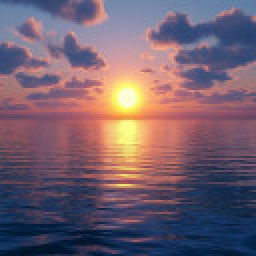
#> input picture LectureCode/Lec4_DFT_Python/sunset_128.jpg, 128 x 128 px (shown 2 times larger)
$ python xDFT_full_colour.py
#> lines starting #> are read from the running program, lines starting #| are printed output that depends on the picture
### LectureCode/Lec4_DFT_Python/dftdemo.py
"""
dftdemo.py
Shared helpers for the Lecture 4 (2D DFT) Python demos.

What is in here:
    sfigure          -> a numbered figure that does not steal focus
    imagesc          -> display an array, one cell per pixel, axis image
    nice3            -> a shaded surface plot of a 2D array
    load_image       -> read a JPEG as float in [0, 1], like im2double
    freq_lpf_2d      -> Gaussian lowpass filter built in the frequency domain
    freq_line_filt_2d-> Gaussian passband along the f_u axis
    dft_ticks        -> 0-based frequency axes, with and without fftshift
    drawnow          -> let the figures repaint inside a loop

Dependencies: numpy, matplotlib, pillow.  xPulseDet.py also needs opencv
(pip install opencv-python) to read the video.

Set the environment variable IMDEMO_SAVE to a directory to write every figure
to PNG instead of opening windows:
    IMDEMO_SAVE=figs python xCommonShapes_simple.py
Animated demos then run to completion and save their final frame.
"""

import os
from pathlib import Path

import matplotlib as mpl
import numpy as np
from PIL import Image

HERE = Path(__file__).resolve().parent
_SAVE_DIR = os.environ.get("IMDEMO_SAVE")
if _SAVE_DIR:
    mpl.use("Agg")

import matplotlib.pyplot as plt  # noqa: E402

# Dark background, to match the lecture slides.
plt.style.use("dark_background")
mpl.rcParams.update({
    "figure.figsize": (7.5, 5.5),
    "axes.grid": False,
    "image.interpolation": "nearest",
    "font.size": 12,
})

YEL = (1.0, 0.85, 0.15)


# ----------------------------------------------------------------------
# Files
# ----------------------------------------------------------------------
def load_image(name, channel=None):
    """Read an image next to this file as float64 in [0, 1] (like im2double).

    channel=None returns HxWx3; channel=0/1/2 returns that plane (R/G/B).
    """
#> called with name = 'sunset_128.jpg'
    path = Path(name)
    if not path.is_absolute():
        path = HERE / path
    a = np.asarray(Image.open(path).convert("RGB"), dtype=np.float64) / 255.0
    return a if channel is None else a[:, :, channel]


# ----------------------------------------------------------------------
# Display
# ----------------------------------------------------------------------
def sfigure(n, figsize=None, projection=None):
    """Numbered figure, cleared and ready to draw on.  Returns (fig, ax).

    projection="3d" gives a 3D axes, for nice3().
    """
    fig = plt.figure(n, figsize=figsize)
    fig.clf()
    return fig, fig.add_subplot(111, projection=projection)


def imagesc(ax, img, clim=None, cmap="gray", **kw):
    """imagesc + axis image.  Handles 2D (with colormap) and HxWx3 (as colour).

    Complex input (straight out of ifft2) is shown as its real part.
    """
    img = np.asarray(img)
    if np.iscomplexobj(img):
        img = img.real
    if img.ndim == 3:
        h = ax.imshow(np.clip(img, 0, 1), aspect="equal", **kw)
    else:
        vmin, vmax = (None, None) if clim is None else clim
        h = ax.imshow(img, cmap=cmap, vmin=vmin, vmax=vmax, aspect="equal", **kw)
    ax.set_xticks([])
    ax.set_yticks([])
    return h


# [41 lines left out: functions nice3, dft_ticks, drawnow, not called in this run]


def show():
    """End of script: open the windows, or write PNGs if IMDEMO_SAVE is set."""
    if not _SAVE_DIR:
        plt.show()
        return
    os.makedirs(_SAVE_DIR, exist_ok=True)
    for n in plt.get_fignums():
        plt.figure(n).savefig(
            os.path.join(_SAVE_DIR, f"fig{n:02d}.png"), dpi=110)
    plt.close("all")


# ----------------------------------------------------------------------
# Frequency-domain filters
# ----------------------------------------------------------------------
# [26 lines left out: functions _freq_grid, freq_lpf_2d, freq_line_filt_2d, not called in this run]


# ----------------------------------------------------------------------
# Picking single waves out of a DFT
# ----------------------------------------------------------------------
def conjugate_partner(row, col, shape):
    """Index of the DFT bin that pairs with (row, col) for a real image."""
    rows, cols = shape[:2]
    return (-row) % rows, (-col) % cols


def single_wave(X, row, col):
    """The real 2D cosine that bin (row, col) of DFT X (and its mirror) encode.

    Returns (wave, magnitude).  Zeroing everything except the bin and its
    conjugate partner, then inverse-transforming, gives that one wave.
    """
    row2, col2 = conjugate_partner(row, col, X.shape)
    W = np.zeros_like(X)
    for r, c in ((row, col), (row2, col), (row2, col2), (row, col2)):
        W[r, c] = X[r, c]
    return np.fft.ifft2(W).real, abs(X[row, col])


# ----------------------------------------------------------------------
# Small shape helpers
# ----------------------------------------------------------------------
# [15 lines left out: functions disk_kernel, rotate_image, not called in this run]

### LectureCode/Lec4_DFT_Python/xDFT_full_colour.py
"""
xDFT_full_colour.py
One DFT bin, one 2D wave: pick a single frequency (row, col) out of each
colour channel's DFT and inverse-transform it on its own.  Also shows the
full magnitude spectrum per channel, as a colour image.

try:
  a different (row, col)
  row = 0 or col = 0, for a purely horizontal or vertical wave
"""

import numpy as np

from dftdemo import imagesc, load_image, sfigure, show, single_wave

I = load_image("sunset_128.jpg")
ImSize = I.shape[0]
#> ImSize = 128

row, col = 31, 21          # 0-based DFT bin: 31 cycles down, 21 across

Rebuild = np.zeros_like(I)
NiceDisp = np.zeros_like(I)

for ColChan in range(3):
    IF = np.fft.fft2(I[:, :, ColChan])
    CurWave, WaveMag = single_wave(IF, row, col)

    fig, ax = sfigure(2)
    imagesc(ax, CurWave)
    ax.set_title(f"Current 2D wave, channel {ColChan}, bin ({row}, {col})")

    Rebuild[:, :, ColChan] = CurWave
    NiceDisp[:, :, ColChan] = np.abs(IF)
#> this loop made 3 passes
#> WaveMag on passes 1 to 3: 7.48, 3.65, 2.77
#> pass 1, `CurWave, WaveMag = single_wave(IF, row, col)`:
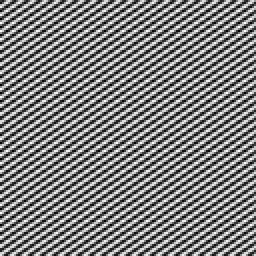
#> CurWave: shape (128, 128) float64 (shown 2 times larger); min -0.00109, max 0.00109, mean 0; drawn with min black and max white
#> pass 2, `CurWave, WaveMag = single_wave(IF, row, col)`:
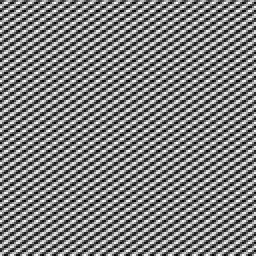
#> CurWave: shape (128, 128) float64 (shown 2 times larger); min -0.000577, max 0.000577, mean 0; drawn with min black and max white
#> pass 3, `CurWave, WaveMag = single_wave(IF, row, col)`:
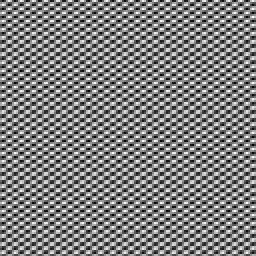
#> CurWave: shape (128, 128) float64 (shown 2 times larger); min -0.000592, max 0.000592, mean 0; drawn with min black and max white
#> after the loop:
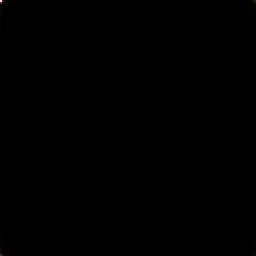
#> NiceDisp: shape (128, 128, 3) float64 (shown 2 times larger); mean R, G, B 7, 4.8, 4.2; drawn with min black and max white
#> after the loop:
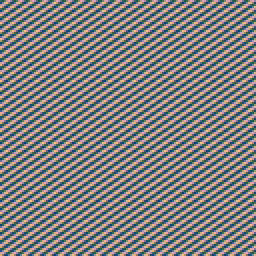
#> Rebuild: shape (128, 128, 3) float64 (shown 2 times larger); mean R, G, B 1.32e-23, 0, -6.62e-24; drawn with min black and max white

fig, ax = sfigure(1)
imagesc(ax, I)
ax.set_title("Original image")

fig, ax = sfigure(3)
imagesc(ax, Rebuild / Rebuild.max() * 0.5 + 0.5)
ax.set_title("That one wave, all three channels")

fig, ax = sfigure(4)
imagesc(ax, (NiceDisp / NiceDisp.max()) ** 0.1, origin="lower")
#> in imagesc (call 6), `img = np.asarray(img)`:
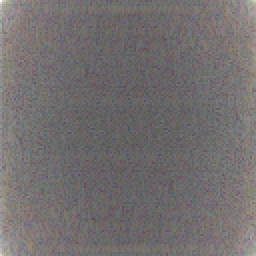
#> img: shape (128, 128, 3) float64 (shown 2 times larger); mean R, G, B 0.451, 0.435, 0.437
ax.set_xlabel("fx")
ax.set_ylabel("fy")
ax.set_xlim(-0.5, 63.5)
ax.set_ylim(-0.5, 63.5)
ax.set_title("Magnitude spectrum per colour channel (top-left quadrant)")

show()

$ run again, with LectureCode/Lec4_DFT_Python/dirt.jpg copied over LectureCode/Lec4_DFT_Python/sunset_128.jpg
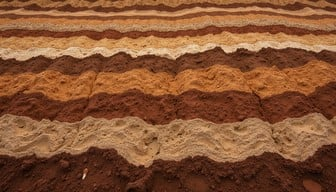
#> input picture LectureCode/Lec4_DFT_Python/dirt.jpg, 336 x 192 px
#> the loop `for ColChan in range(3):` made 3 passes
#> WaveMag on passes 1 to 3: 29.79, 30.52, 36.39
#> pass 1, `CurWave, WaveMag = single_wave(IF, row, col)`:
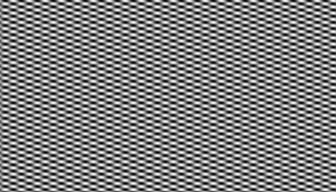
#> CurWave: shape (192, 336) float64; min -0.0022, max 0.0022, mean -1.14e-22; drawn with min black and max white
#> in imagesc (call 6), `img = np.asarray(img)`:
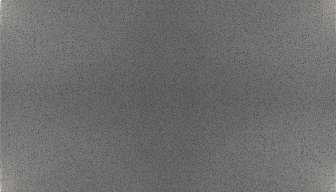
#> img: shape (192, 336, 3) float64; mean R, G, B 0.431, 0.43, 0.429
